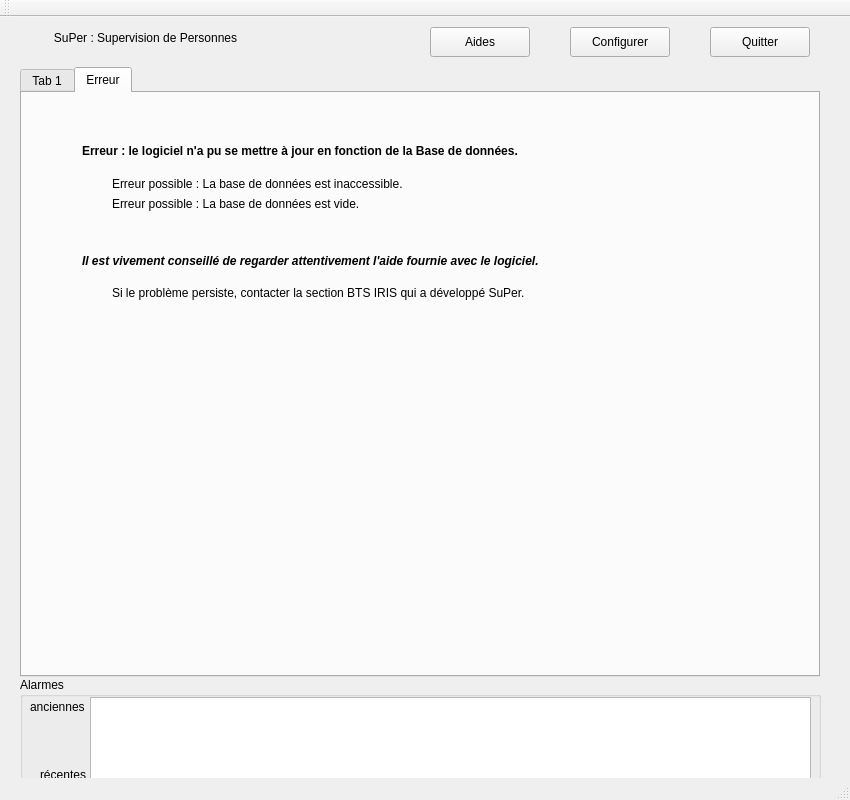
<?xml version="1.0" encoding="UTF-8"?>
<ui version="4.0">
 <class>Ihm</class>
 <widget class="QMainWindow" name="Ihm">
  <property name="geometry">
   <rect>
    <x>0</x>
    <y>0</y>
    <width>850</width>
    <height>800</height>
   </rect>
  </property>
  <property name="maximumSize">
   <size>
    <width>16777215</width>
    <height>16777215</height>
   </size>
  </property>
  <property name="windowTitle">
   <string>Ihm</string>
  </property>
  <widget class="QWidget" name="centralWidget">
   <widget class="QTabWidget" name="tabWidget">
    <property name="enabled">
     <bool>true</bool>
    </property>
    <property name="geometry">
     <rect>
      <x>20</x>
      <y>50</y>
      <width>800</width>
      <height>610</height>
     </rect>
    </property>
    <property name="maximumSize">
     <size>
      <width>16777215</width>
      <height>16777215</height>
     </size>
    </property>
    <property name="currentIndex">
     <number>1</number>
    </property>
    <widget class="QWidget" name="tab">
     <attribute name="title">
      <string>Tab 1</string>
     </attribute>
    </widget>
    <widget class="QWidget" name="tab_2">
     <attribute name="title">
      <string>Erreur</string>
     </attribute>
     <widget class="QLabel" name="label_2">
      <property name="geometry">
       <rect>
        <x>90</x>
        <y>80</y>
        <width>481</width>
        <height>21</height>
       </rect>
      </property>
      <property name="text">
       <string>Erreur possible : La base de données est inaccessible.</string>
      </property>
     </widget>
     <widget class="QLabel" name="label_3">
      <property name="geometry">
       <rect>
        <x>60</x>
        <y>50</y>
        <width>531</width>
        <height>16</height>
       </rect>
      </property>
      <property name="font">
       <font>
        <weight>75</weight>
        <bold>true</bold>
       </font>
      </property>
      <property name="text">
       <string>Erreur : le logiciel n'a pu se mettre à jour en fonction de la Base de données.</string>
      </property>
     </widget>
     <widget class="QLabel" name="label_4">
      <property name="geometry">
       <rect>
        <x>90</x>
        <y>100</y>
        <width>481</width>
        <height>21</height>
       </rect>
      </property>
      <property name="text">
       <string>Erreur possible : La base de données est vide.</string>
      </property>
     </widget>
     <widget class="QLabel" name="label_5">
      <property name="geometry">
       <rect>
        <x>60</x>
        <y>160</y>
        <width>571</width>
        <height>16</height>
       </rect>
      </property>
      <property name="font">
       <font>
        <weight>75</weight>
        <italic>true</italic>
        <bold>true</bold>
       </font>
      </property>
      <property name="text">
       <string>Il est vivement conseillé de regarder attentivement l'aide fournie avec le logiciel.</string>
      </property>
     </widget>
     <widget class="QLabel" name="label_6">
      <property name="geometry">
       <rect>
        <x>90</x>
        <y>190</y>
        <width>511</width>
        <height>20</height>
       </rect>
      </property>
      <property name="text">
       <string>Si le problème persiste, contacter la section BTS IRIS qui a développé SuPer.</string>
      </property>
     </widget>
    </widget>
   </widget>
   <widget class="QPushButton" name="btConfigurer">
    <property name="geometry">
     <rect>
      <x>570</x>
      <y>10</y>
      <width>100</width>
      <height>30</height>
     </rect>
    </property>
    <property name="text">
     <string>Configurer</string>
    </property>
    <property name="icon">
     <iconset>
      <normaloff>../ressources/ButtonConfigure.png</normaloff>../ressources/ButtonConfigure.png</iconset>
    </property>
   </widget>
   <widget class="QPushButton" name="btQuitter">
    <property name="geometry">
     <rect>
      <x>710</x>
      <y>10</y>
      <width>100</width>
      <height>30</height>
     </rect>
    </property>
    <property name="text">
     <string>Quitter</string>
    </property>
    <property name="icon">
     <iconset>
      <normaloff>../ressources/ButtonClose.png</normaloff>../ressources/ButtonClose.png</iconset>
    </property>
   </widget>
   <widget class="QPushButton" name="btHelp">
    <property name="geometry">
     <rect>
      <x>430</x>
      <y>10</y>
      <width>100</width>
      <height>30</height>
     </rect>
    </property>
    <property name="text">
     <string>Aides</string>
    </property>
    <property name="icon">
     <iconset>
      <normaloff>../ressources/ButtonHelp.png</normaloff>../ressources/ButtonHelp.png</iconset>
    </property>
   </widget>
   <widget class="QGroupBox" name="groupBox">
    <property name="geometry">
     <rect>
      <x>20</x>
      <y>660</y>
      <width>801</width>
      <height>111</height>
     </rect>
    </property>
    <property name="contextMenuPolicy">
     <enum>Qt::DefaultContextMenu</enum>
    </property>
    <property name="title">
     <string>Alarmes</string>
    </property>
    <widget class="QTextEdit" name="txtAlarme">
     <property name="enabled">
      <bool>true</bool>
     </property>
     <property name="geometry">
      <rect>
       <x>70</x>
       <y>20</y>
       <width>721</width>
       <height>91</height>
      </rect>
     </property>
     <property name="font">
      <font>
       <weight>75</weight>
       <bold>true</bold>
      </font>
     </property>
     <property name="cursor" stdset="0">
      <cursorShape>ForbiddenCursor</cursorShape>
     </property>
     <property name="mouseTracking">
      <bool>false</bool>
     </property>
     <property name="acceptDrops">
      <bool>true</bool>
     </property>
     <property name="readOnly">
      <bool>true</bool>
     </property>
     <property name="textInteractionFlags">
      <set>Qt::NoTextInteraction</set>
     </property>
    </widget>
    <widget class="QLabel" name="label2">
     <property name="geometry">
      <rect>
       <x>20</x>
       <y>90</y>
       <width>61</width>
       <height>16</height>
      </rect>
     </property>
     <property name="text">
      <string>récentes</string>
     </property>
    </widget>
    <widget class="QLabel" name="label2_2">
     <property name="geometry">
      <rect>
       <x>10</x>
       <y>20</y>
       <width>61</width>
       <height>20</height>
      </rect>
     </property>
     <property name="text">
      <string>anciennes</string>
     </property>
    </widget>
   </widget>
   <widget class="QLabel" name="label">
    <property name="geometry">
     <rect>
      <x>40</x>
      <y>10</y>
      <width>211</width>
      <height>21</height>
     </rect>
    </property>
    <property name="text">
     <string>SuPer : Supervision de Personnes</string>
    </property>
    <property name="textFormat">
     <enum>Qt::AutoText</enum>
    </property>
    <property name="alignment">
     <set>Qt::AlignCenter</set>
    </property>
   </widget>
  </widget>
  <widget class="QMenuBar" name="menuBar">
   <property name="geometry">
    <rect>
     <x>0</x>
     <y>0</y>
     <width>850</width>
     <height>20</height>
    </rect>
   </property>
  </widget>
  <widget class="QToolBar" name="mainToolBar">
   <attribute name="toolBarArea">
    <enum>TopToolBarArea</enum>
   </attribute>
   <attribute name="toolBarBreak">
    <bool>false</bool>
   </attribute>
  </widget>
  <widget class="QStatusBar" name="statusBar"/>
 </widget>
 <layoutdefault spacing="6" margin="11"/>
 <resources/>
 <connections/>
</ui>
